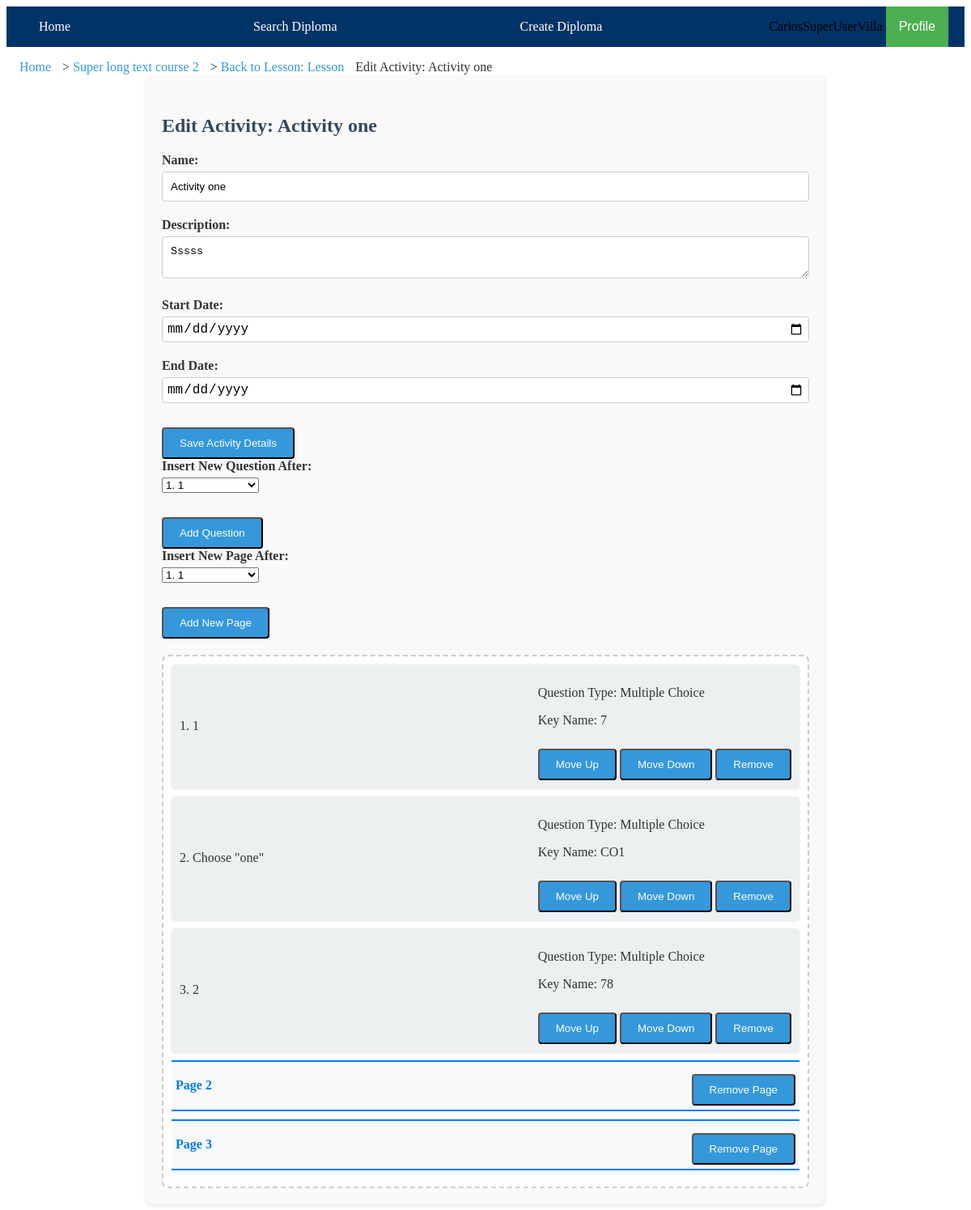
Screenshot of /activities/1/edit/ (signed in) with the database file from the repository.
### edu_core/models.py (models this page shows, shortened)
class CustomUser(AbstractUser):
    STUDENT = 'student'
    PROFESSOR = 'professor'
    MODERATOR = 'moderator'
    USER_TYPE_CHOICES = [
        (STUDENT, 'Student'),
        (PROFESSOR, 'Professor'),
        (MODERATOR, 'Moderator'),
    ]
    user_type = models.CharField(max_length=10, choices=USER_TYPE_CHOICES, default=STUDENT)

class Activity(models.Model):
    lesson = models.ForeignKey(Lesson, on_delete=models.CASCADE, related_name='activities')
    name = models.CharField(max_length=255)
    description = models.TextField(blank=True, null=True)
    start_date = models.DateField(blank=True, null=True)  # Add start date
    end_date = models.DateField(blank=True, null=True)    # Add end date
    questions = models.ManyToManyField(Question, through='ActivityQuestion', related_name='activity_set')

class Lesson(models.Model):
    course = models.ForeignKey(Course, on_delete=models.CASCADE, related_name='lessons')
    name = models.CharField(max_length=255)
    content = models.TextField()

class Course(models.Model):
    name = models.CharField(max_length=255)
    creation_date = models.DateField(auto_now_add=True)
    last_update_date = models.DateField(auto_now=True)
    author = models.ForeignKey(CustomUser, on_delete=models.SET_NULL, null=True, limit_choices_to={'user_type': CustomUser.PROFESSOR}, related_name='authored_courses')
    students = models.ManyToManyField(CustomUser, through='Registration', related_name='registered_courses')
    image = models.ImageField(upload_to='course_images/', null=True, blank=True)
    description = models.TextField(null=True, blank=True)  # New field for course description

class ActivityQuestion(models.Model):
    activity = models.ForeignKey('Activity', on_delete=models.CASCADE)
    question = models.ForeignKey('Question', on_delete=models.CASCADE, null=True, blank=True)
    order = models.IntegerField(default=0)
    page_number = models.IntegerField(default=1)
    is_separator = models.BooleanField(default=False)
    class Meta:
        unique_together = ('activity', 'order')
        ordering = ['order']

class Question(models.Model):
    MULTIPLE_CHOICE = 'MCQ'
    TRUE_FALSE = 'TF'
    ESSAY = 'ESSAY'
    QUESTION_TYPES = [
        (MULTIPLE_CHOICE, 'Multiple Choice'),
        (TRUE_FALSE, 'True or False'),
        (ESSAY, 'Essay'),
    ]
    activity = models.ForeignKey('Activity', on_delete=models.CASCADE, related_name='activity_questions', null=True, blank=True)
    course = models.ForeignKey('Course', on_delete=models.CASCADE, related_name='course_questions')
    question_type = models.CharField(max_length=50, choices=QUESTION_TYPES)
    text = models.TextField()
    correct_answer = models.TextField(blank=True, null=True)
    randomize_options = models.BooleanField(default=False)
    key_name = models.CharField(max_length=255, blank=True, null=True)
    in_bank = models.BooleanField(default=False)  # This is the correct field name

### edu_core/views/activity_views.py (the view)
# urls.py: path('activities/<int:activity_id>/edit/', edit_activity, name='edit_activity'),
@login_required
def edit_activity(request, activity_id):
    activity = get_object_or_404(Activity, id=activity_id)
    print(f"Activity ID: {activity_id}")
    print(f"Activity Name: {activity.name}")
    print(f"Start Date from DB: {activity.start_date}")
    print(f"End Date from DB: {activity.end_date}")
    if request.method == 'POST':
        form = ActivityForm(request.POST, instance=activity)
        if form.is_valid():
            print("Form is valid. Saving data...")
            form.save()
            return redirect('lesson_view', lesson_id=activity.lesson.id)
        else:
            print("Form is not valid. Errors:", form.errors)
    else:
        form = ActivityForm(instance=activity)
        print("Form initial data:")
        print(f"Start Date in Form: {form.initial.get('start_date')}")
        print(f"End Date in Form: {form.initial.get('end_date')}")
    activity_questions = ActivityQuestion.objects.filter(activity=activity).order_by('order')
    return render(request, 'edu_core/activity/activity_edit.html', {
        'activity': activity,
        'form': form,
        'activity_questions': activity_questions,
    })

### edu_core/forms.py
class ActivityForm(forms.ModelForm):
    class Meta:
        model = Activity
        fields = ['name', 'description', 'start_date', 'end_date']
        widgets = {
            'start_date': forms.DateInput(attrs={'type': 'date', 'class': 'form-control'}),
            'end_date': forms.DateInput(attrs={'type': 'date', 'class': 'form-control'}),
        }
    def __init__(self, *args, **kwargs):
        super(ActivityForm, self).__init__(*args, **kwargs)
        if self.instance.pk:  # Check if the instance exists (i.e., the form is in edit mode)
            self.fields['start_date'].initial = self.instance.start_date
            self.fields['end_date'].initial = self.instance.end_date

### edu_core/templates/edu_core/activity/activity_edit.html (shortened to what this page needs)
{% extends "edu_core/base.html" %}
{% load static %}
{% block content %}
<link rel="stylesheet" href="{% static 'edu_core/css/activity_edit.css' %}" type="text/css">
<nav class="breadcrumb-nav">
    <a href="{% url 'home' %}" class="breadcrumb">Home</a> &gt;
    <a href="{% url 'course_detail' activity.lesson.course.id %}" class="breadcrumb">{{ activity.lesson.course.name }}</a> &gt;
    <a href="{% url 'lesson_view' activity.lesson.id %}" class="breadcrumb">Back to Lesson: {{ activity.lesson.name }}</a>
    <span class="breadcrumb current">Edit Activity: {{ activity.name }}</span>
</nav>
<div class="activity-edit-container">
    <h2>Edit Activity: {{ activity.name }}</h2>
    <form method="post">
        <div class="form-group">
            <label for="activity_name">Name:</label>
            <input type="text" id="activity_name" name="name" value="{{ form.name.value }}" class="form-control">
        </div>
        <div class="form-group">
            <label for="activity_description">Description:</label>
            <textarea id="activity_description" name="description" class="form-control">{{ form.description.value }}</textarea>
        </div>
        <div class="form-group">
            <label for="start_date">Start Date:</label>
            <input type="date" id="start_date" name="start_date" value="{{ form.start_date.value|date:'Y-m-d' }}" class="form-control">
        </div>
        <div class="form-group">
            <label for="end_date">End Date:</label>
            <input type="date" id="end_date" name="end_date" value="{{ form.end_date.value|date:'Y-m-d' }}" class="form-control">
        </div>
        <button type="submit" class="btn btn-primary">Save Activity Details</button>
    </form>
    <form method="get" action="{% url 'question_type_selection' activity.id %}">
        <div class="form-group">
            <label for="insert_after_question">Insert New Question After:</label>
            <select id="insert_after_question" name="insert_after" class="form-control">
                {% for question in activity_questions %}
                    {% if not question.is_separator %}
                        <option value="{{ question.order }}">{{ question.order }}. {{ question.question.text }}</option>
                    {% endif %}
                {% endfor %}
            </select>
        </div>
        <button type="submit" class="btn btn-secondary">Add Question</button>
    </form>
    <form method="post" action="{% url 'add_page' activity.id %}">
        <div class="form-group">
            <label for="insert_after_page">Insert New Page After:</label>
            <select id="insert_after_page" name="insert_after" class="form-control">
                {% for question in activity_questions %}
                    {% if not question.is_separator %}
                        <option value="{{ question.order }}">{{ question.order }}. {{ question.question.text }}</option>
                    {% endif %}
                {% endfor %}
            </select>
        </div>
        <button type="submit" class="btn btn-primary">Add New Page</button>
    </form>
    <form method="post" action="{% url 'reorder_questions' activity.id %}">
        <div id="questions-container" class="questions-container">
            {% for question in activity_questions %}
            {% if question.is_separator %}
                <div class="page-separator">
                    <span class="separator-text">Page {{ question.page_number }}</span>
                    <button type="submit" name="remove_page" value="{{ question.page_number }}" class="btn btn-danger btn-sm">Remove Page</button>
                </div>
            {% else %}
                <div class="question-card">
                    <div class="card-header">
                        <p>{{ question.order }}. {{ question.question.text }}</p>
                    </div>
                    <div class="card-body">
                        <p>Question Type: {{ question.question.get_question_type_display }}</p>
                        <p>Key Name: {{ question.question.key_name }}</p>
                        <button type="submit" name="move_up" value="{{ question.id }}" class="btn btn-info btn-sm">Move Up</button>
                        <button type="submit" name="move_down" value="{{ question.id }}" class="btn btn-info btn-sm">Move Down</button>
                        <button type="submit" name="remove_question" value="{{ question.id }}" class="btn btn-danger btn-sm">Remove</button>
                    </div>
                </div>
            {% endif %}
            {% endfor %}
        </div>
    </form>
</div>
{% endblock %}

### edu_core/templates/edu_core/base.html (shortened to what this page needs)
<!DOCTYPE html>
<html lang="en">
<head>
    {% load static %}
    <link rel="stylesheet" href="{% static 'edu_core/css/base.css' %}">
    <link rel="stylesheet" href="https://cdnjs.cloudflare.com/ajax/libs/font-awesome/6.5.1/css/all.min.css">
</head>
<body>
    <header>
        <div class="navbar">
            <a href="{% url 'home' %}">Home</a>
            <a href="{% url 'diploma_search' %}">Search Diploma</a>
            {% if user.is_authenticated %}
                {% if user.user_type == 'professor' or user.user_type == 'moderator' or user.is_superuser %}
                    <a href="{% url 'create_diploma' %}">Create Diploma</a>
                {% endif %}
                <div class="profile-section">
                    <span class="username">{{ user.get_full_name|default:user.username }}</span>
                    <div class="dropdown">
                        <button class="dropbtn">Profile</button>
                    </div>
                </div>
            {% else %}
                <span class="login-prompt">Log in -></span>
                <a href="{% url 'signup' %}">Signup</a>
                <a href="{% url 'login' %}">Login</a>
            {% endif %}
        </div>
    </header>
    <main>
        {% block content %}{% endblock %}
    </main>
</body>
</html>

### edu_core/static/edu_core/css/base.css (style rules this page uses)
:root { --primary-color: #003366; --secondary-color-1: #ffffff; --secondary-color-2: #3fada8; --accent-color-1: #2a9df4; --accent-color-2: #ffd700; --neutral-color: #dddddd; --background-color: #ffffff; --text-color: #333333; --hover-bg-color: #e0e0e0; --hover-text-color: #003366; }
.navbar { background-color: var(--primary-color); overflow: visible; display: flex; justify-content: space-between; align-items: center; padding: 0 20px; position: relative; z-index: 10; }
.navbar a { display: block; color: var(--background-color); text-align: center; padding: 14px 20px; text-decoration: none; transition: background-color 0.3s ease-in-out, color 0.3s ease-in-out; }
main { padding: 16px; background-color: var(--background-color); color: var(--text-color); position: relative; z-index: 1; }
.dropdown { position: relative; display: inline-block; }
.dropbtn { background-color: #4CAF50; color: white; padding: 16px; font-size: 16px; border: none; cursor: pointer; z-index: 20; }

### edu_core/static/edu_core/css/activity_edit.css (style rules this page uses)
.activity-edit-container { max-width: 800px; margin: auto; padding: 20px; background-color: #f9f9f9; border-radius: 8px; box-shadow: 0 2px 4px rgba(0, 0, 0, 0.1); }
.form-group { margin-bottom: 20px; }
.form-group label { font-weight: bold; margin-bottom: 5px; display: block; color: #333; }
.form-group input, .form-group textarea { width: 100%; padding: 10px; border: 1px solid #ccc; border-radius: 4px; box-sizing: border-box; }
.form-group input[type="date"] { padding: 5px; font-size: 16px; }
.btn { display: inline-block; padding: 10px 20px; background-color: #3498db; color: #fff; text-align: center; border-radius: 4px; text-decoration: none; margin-top: 10px; }
#questions-container { margin-top: 20px; padding: 10px; border: 2px dashed #ccc; background-color: #fff; border-radius: 8px; }
.question-card { padding: 10px; margin-bottom: 10px; background-color: #ecf0f1; border-radius: 4px; box-shadow: 0 1px 3px rgba(0, 0, 0, 0.1); display: flex; align-items: center; cursor: move; }
.question-card .card-header { flex-grow: 1; display: flex; justify-content: space-between; align-items: center; }
h2 { margin-top: 30px; color: #34495e; }
.breadcrumb-nav a.breadcrumb { color: #3498db; text-decoration: none; margin-right: 10px; }
.page-separator { display: flex; justify-content: space-between; align-items: center; padding: 5px; background-color: #f8f9fa; border-top: 2px solid #007bff; border-bottom: 2px solid #007bff; margin: 10px 0; cursor: grab; }
.page-separator .separator-text { font-weight: bold; color: #007bff; }

### rows the page displays
CustomUser: get_full_name "CarlosSuperUserVilla"
Activity: lesson.course.name "Super long text course 2", lesson.name "Lesson", name "Activity one", description "Sssss"
ActivityQuestion: order "1", question.text "1", question.question_type "Multiple Choice", question.key_name "7", {{ question.id }} 10 (drawn)
ActivityQuestion: order "2", question.text "Choose \"one\"", question.question_type "Multiple Choice", question.key_name "CO1", {{ question.id }} 12 (drawn)
ActivityQuestion: order "3", question.text "2", question.question_type "Multiple Choice", question.key_name "78", {{ question.id }} 11 (drawn)
ActivityQuestion: page_number "2"
ActivityQuestion: page_number "3"

### other values shown
form field insert_after "1. 1"
